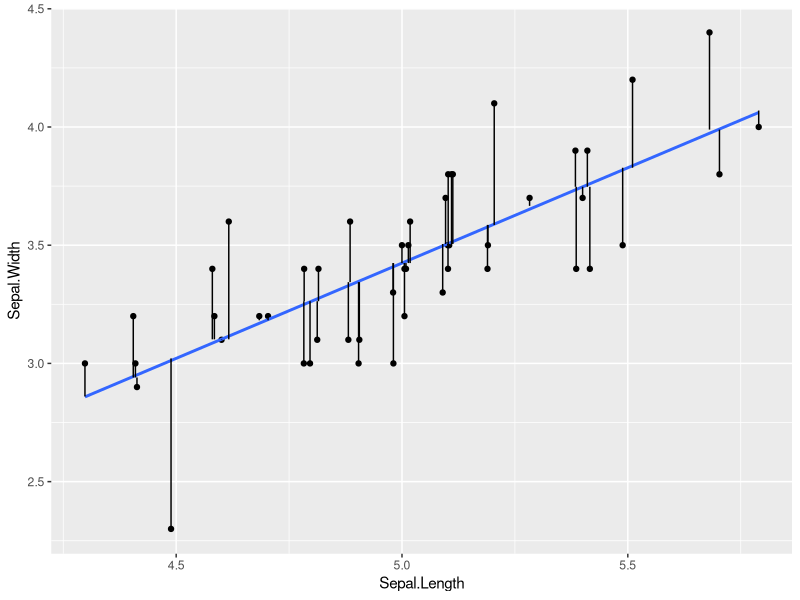
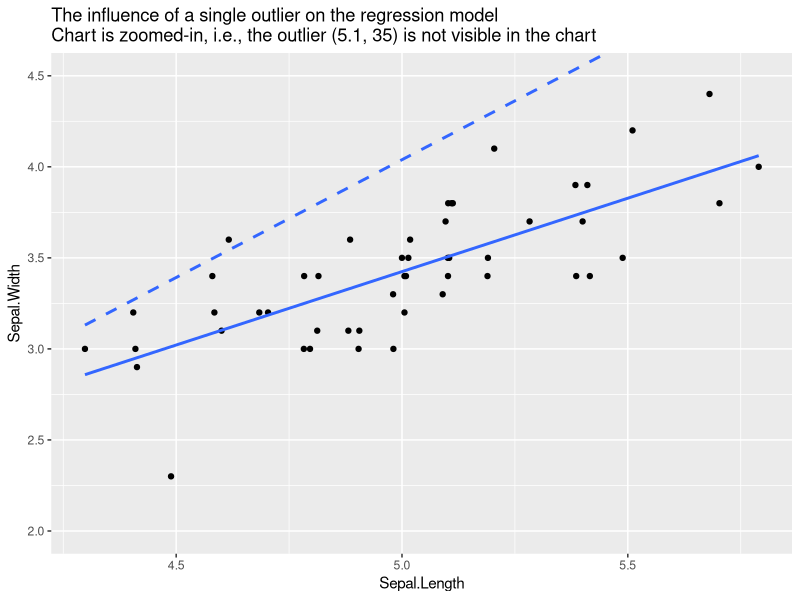

R code for these plots, in order:
## ---- chunk 1
library(tidyverse)

iris_setosa <- iris %>%
  filter(Species == "setosa") %>%
  mutate(Sepal.Length = jitter(Sepal.Length))

setosa_lm = lm(data = iris_setosa,
               formula = Sepal.Width ~ Sepal.Length)

iris_lm_errors <- iris_setosa %>%
  mutate(Sepal.Width.pred = predict(setosa_lm, 
                                    newdata = iris %>% 
                                      filter(Species == "setosa")))

ggplot(iris_lm_errors, 
       aes(x=Sepal.Length, y=Sepal.Width)) + 
  geom_point() + stat_smooth(method = "lm", se = FALSE) + 
  geom_segment(aes(x = Sepal.Length, xend = Sepal.Length, y = Sepal.Width, yend = Sepal.Width.pred))

## ---- chunk 2

iris_lm_complete <- lm(data = iris, 
                       formula = Sepal.Width ~ Sepal.Length + Petal.Width + Petal.Length)

summary(iris_lm_complete)
  
## ---- chunk 3

iris_nonlm <- lm(data = iris %>% mutate(sqaured.Length = Sepal.Length^2),
                 formula = 
                   Sepal.Width ~ 
                   Sepal.Length + Petal.Length + Petal.Width + 
                   sqaured.Length + Petal.Length*Petal.Width + 
                   factor(Species))
summary(iris_nonlm)

## ---- chunk 4

iris_setosa_outlier <- iris_setosa %>%
  add_row(Sepal.Length = 5.1, Sepal.Width = 35, Petal.Length = 1.4, Petal.Width = 0.2, Species = "setosa")

ggplot(iris_setosa_outlier, aes(x = Sepal.Length, y = Sepal.Width)) + 
  geom_point() + stat_smooth(method = "lm", se = FALSE,
                             linetype = "dashed") + 
  stat_smooth(inherit.aes = FALSE,
              method = "lm", 
              data = iris_setosa, aes(x = Sepal.Length, y = Sepal.Width), 
              se = FALSE) + 
  coord_cartesian(ylim = c(2, 4.5)) + 
  ggtitle("The influence of a single outlier on the regression model\nChart is zoomed-in, i.e., the outlier (5.1, 35) is not visible in the chart")

